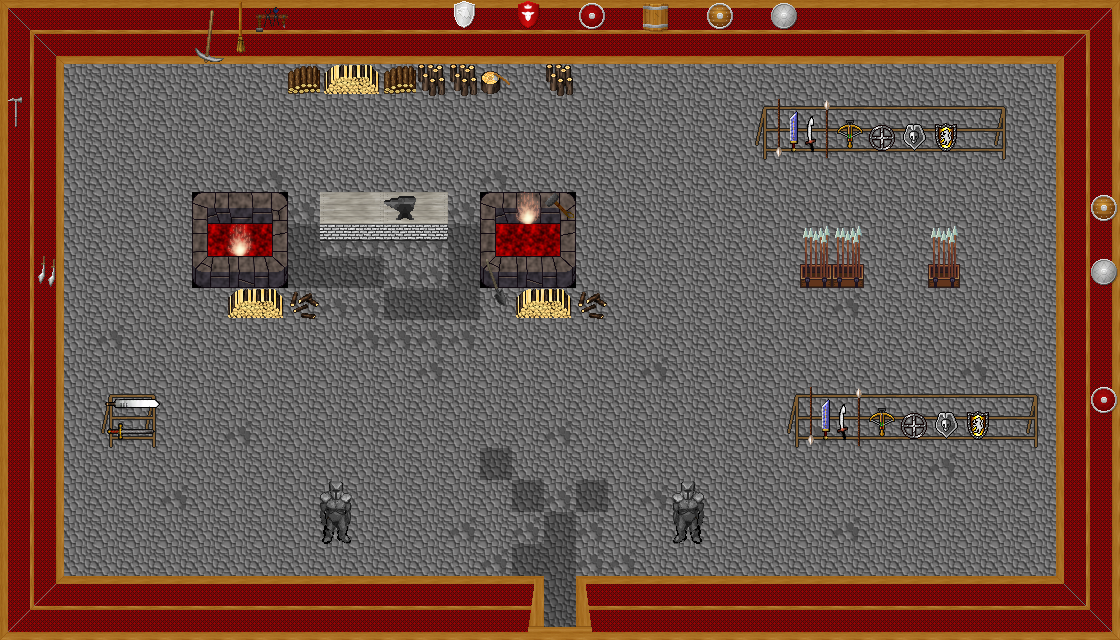

Rendered tile map (Tiled .tmx) drawn with the repository's tilesets; below, a short description and the map source with its tile grids summarised:
An orthogonal 35x20 tile map with 32x32 px tiles, 4 tile layers (0_floor, 1_terrain, 2_object, 3_roof), 3 hidden layers not drawn, 16 tilesets.

<map version="1.8" tiledversion="1.8.5" orientation="orthogonal" renderorder="right-down" width="35" height="20" tilewidth="32" tileheight="32" infinite="0" nextlayerid="8" nextobjectid="1">
 <tileset firstgid="1" name="wallpapers" tilewidth="32" tileheight="32" tilecount="25" columns="5">
  <image source="../../tileset/building/wall/wallpapers.png" width="160" height="160" />
 </tileset>
 <tileset firstgid="26" name="wood_trim" tilewidth="32" tileheight="32" tilecount="50" columns="10">
  <image source="../../tileset/building/wall/wood_trim.png" width="320" height="160" />
 </tileset>
 <tileset firstgid="76" name="floors_3" tilewidth="32" tileheight="32" tilecount="12" columns="6">
  <image source="../../tileset/ground/indoor/floors_3.png" width="192" height="64" />
 </tileset>
 <tileset firstgid="88" name="weapons_rack" tilewidth="32" tileheight="32" tilecount="18" columns="9">
  <image source="../../tileset/item/armor/weapons_rack.png" width="288" height="64" />
 </tileset>
 <tileset firstgid="106" name="suit_of_armor2" tilewidth="32" tileheight="32" tilecount="4" columns="2">
  <image source="../../tileset/item/armor/suit_of_armor2.png" width="64" height="64" />
 </tileset>
 <tileset firstgid="110" name="sword_rack" tilewidth="32" tileheight="32" tilecount="4" columns="2">
  <image source="../../tileset/item/armor/sword_rack.png" width="64" height="64" />
 </tileset>
 <tileset firstgid="114" name="weapons_for_walls" tilewidth="32" tileheight="32" tilecount="16" columns="4">
  <image source="../../tileset/item/armor/weapons_for_walls.png" width="128" height="128" />
 </tileset>
 <tileset firstgid="130" name="box_of_weapons" tilewidth="32" tileheight="32" tilecount="2" columns="1">
  <image source="../../tileset/item/weapon/box_of_weapons.png" width="32" height="64" />
 </tileset>
 <tileset firstgid="132" name="firewood" tilewidth="32" tileheight="32" tilecount="12" columns="3">
  <image source="../../tileset/item/firewood.png" width="96" height="128" />
 </tileset>
 <tileset firstgid="144" name="tools" tilewidth="32" tileheight="32" tilecount="9" columns="3">
  <image source="../../tileset/item/tools.png" width="96" height="96" />
 </tileset>
 <tileset firstgid="153" name="fireplace" tilewidth="32" tileheight="32" tilecount="9" columns="3">
  <image source="../../tileset/building/decoration/fireplace.png" width="96" height="96" />
 </tileset>
 <tileset firstgid="162" name="fire" tilewidth="32" tileheight="32" tilecount="27" columns="3">
  <image source="../../tileset/ground/fire/fire.png" width="96" height="288" />
 </tileset>
 <tileset firstgid="189" name="grey_pale" tilewidth="32" tileheight="32" tilecount="8" columns="2">
  <image source="../../tileset/furniture/table/grey_pale.png" width="64" height="128" />
 </tileset>
 <tileset firstgid="197" name="brick_base" tilewidth="32" tileheight="32" tilecount="3" columns="3">
  <image source="../../tileset/furniture/table/brick_base.png" width="96" height="32" />
 </tileset>
 <tileset firstgid="200" name="collision" tilewidth="32" tileheight="32" tilecount="1" columns="1">
  <image source="../../tileset/logic/collision.png" width="32" height="32" />
 </tileset>
 <tileset firstgid="201" name="furniture/light/flames" tilewidth="32" tileheight="32" tilecount="6" columns="6">
  <image source="../../tileset/furniture/light/flames.png" width="192" height="32" />
 </tileset>
 <layer id="1" name="0_floor" width="35" height="20">
  <data>[700 cells, 700 non-empty, 17 distinct tile ids]</data>
 </layer>
 <layer id="2" name="1_terrain" width="35" height="20">
  <data>[700 cells, 258 non-empty, 50 distinct tile ids]</data>
 </layer>
 <layer id="3" name="2_object" width="35" height="20">
  <data>[700 cells, 31 non-empty, 24 distinct tile ids]</data>
 </layer>
 <layer id="4" name="3_roof" width="35" height="20">
  <data>[700 cells, 26 non-empty, 15 distinct tile ids]</data>
 </layer>
 <layer id="5" name="objects" width="35" height="20" visible="0">
  <data>[700 cells, 0 non-empty, 0 distinct tile ids]</data>
 </layer>
 <layer id="6" name="collision" width="35" height="20" visible="0" opacity="0.48">
  <data>[700 cells, 263 non-empty, 1 distinct tile ids]</data>
 </layer>
 <layer id="7" name="protection" width="35" height="20" visible="0">
  <data>[700 cells, 0 non-empty, 0 distinct tile ids]</data>
 </layer>
</map>
